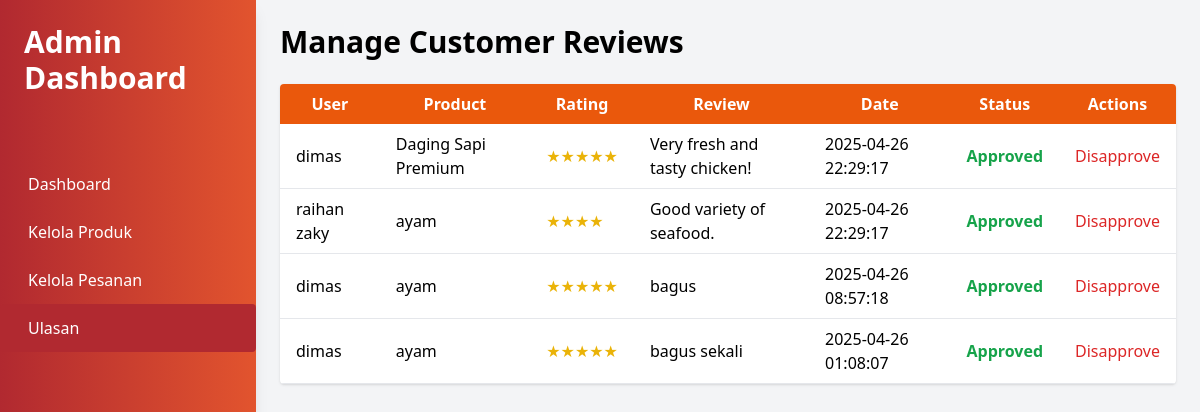
Screenshot of /apm/admin/kelola_ulasan.php (signed in) with the database file from the repository.
### tables this page shows
CREATE TABLE `reviews` (
  `id` int(11) NOT NULL,
  `order_id` int(11) DEFAULT NULL,
  `user_id` int(11) DEFAULT NULL,
  `product_id` int(11) DEFAULT NULL,
  `rating` int(11) DEFAULT NULL,
  `review` text DEFAULT NULL,
  `created_at` datetime DEFAULT current_timestamp(),
  `is_approved` tinyint(1) DEFAULT 0
);

CREATE TABLE `users` (
  `id` int(11) NOT NULL,
  `name` varchar(100) DEFAULT NULL,
  `username` varchar(50) DEFAULT NULL,
  `email` varchar(100) DEFAULT NULL,
  `phone` varchar(20) DEFAULT NULL,
  `password` varchar(255) DEFAULT NULL,
  `role` varchar(10) DEFAULT 'user'
);

CREATE TABLE `products` (
  `id` int(11) NOT NULL,
  `name` varchar(100) DEFAULT NULL,
  `description` text DEFAULT NULL,
  `price` int(11) DEFAULT NULL,
  `image` varchar(255) DEFAULT NULL,
  `category` varchar(100) NOT NULL DEFAULT 'Uncategorized'
);

### apm/admin/kelola_ulasan.php (the view, shortened to what this page needs)
<?php
include '../db_connect.php';
$reviews = $conn->query("
    SELECT r.id, r.rating, r.review, r.is_approved, r.created_at, u.name AS user_name, p.name AS product_name
    FROM reviews r
    JOIN users u ON r.user_id = u.id
    JOIN products p ON r.product_id = p.id
    ORDER BY r.created_at DESC
");
?>
<!DOCTYPE html>
<html lang="en">
<head>
    <script src="https://cdn.tailwindcss.com"></script>
</head>
<body class="bg-gray-100">
    <div class="flex min-h-screen">
        <div class="w-64 bg-gradient-to-r from-[#B12930] to-[#e2542e] text-white shadow-lg">
            <div class="p-6">
                <h1 class="text-3xl font-bold">Admin Dashboard</h1>
            </div>
            <nav class="mt-10">
                <a class="block py-3 px-4 rounded transition duration-200 hover:bg-[#B12930]" href="dashboard.php">
                    <i class="fas fa-tachometer-alt mr-3"></i> Dashboard
                </a>
                <a class="block py-3 px-4 rounded transition duration-200 hover:bg-[#B12930]" href="kelola_produk.php">
                    <i class="fas fa-box mr-3"></i> Kelola Produk
                </a>
                <a class="block py-3 px-4 rounded transition duration-200 hover:bg-[#B12930]" href="kelola_pesanan.php">
                    <i class="fas fa-shopping-cart mr-3"></i> Kelola Pesanan
                </a>
                <a class="block py-3 px-4 rounded transition duration-200 bg-[#B12930]" href="kelola_ulasan.php">
                    <i class="fas fa-comments mr-3"></i> Ulasan
                </a>
            </nav>
        </div>
        <div class="flex-1 p-6">
            <h1 class="text-3xl font-bold mb-6">Manage Customer Reviews</h1>
            <table class="min-w-full bg-white rounded shadow overflow-hidden">
                <thead class="bg-orange-600 text-white">
                    <tr>
                        <th class="px-4 py-2">User</th>
                        <th class="px-4 py-2">Product</th>
                        <th class="px-4 py-2">Rating</th>
                        <th class="px-4 py-2">Review</th>
                        <th class="px-4 py-2">Date</th>
                        <th class="px-4 py-2">Status</th>
                        <th class="px-4 py-2">Actions</th>
                    </tr>
                </thead>
                <tbody>
                    <?php while ($row = $reviews->fetch_assoc()): ?>
                    <tr class="border-b">
                        <td class="px-4 py-2"><?= htmlspecialchars($row['user_name']) ?></td>
                        <td class="px-4 py-2"><?= htmlspecialchars($row['product_name']) ?></td>
                        <td class="px-4 py-2 text-yellow-500"><?= str_repeat('★', (int)$row['rating']) ?></td>
                        <td class="px-4 py-2"><?= htmlspecialchars($row['review']) ?></td>
                        <td class="px-4 py-2"><?= htmlspecialchars($row['created_at']) ?></td>
                        <td class="px-4 py-2">
                            <?php if ($row['is_approved']): ?>
                                <span class="text-green-600 font-semibold">Approved</span>
                            <?php else: ?>
                                <span class="text-red-600 font-semibold">Pending</span>
                            <?php endif; ?>
                        </td>
                        <td class="px-4 py-2">
                            <?php if (!$row['is_approved']): ?>
                                <a href="?action=approve&id=<?= $row['id'] ?>" class="text-green-600 hover:underline">Approve</a>
                            <?php else: ?>
                                <a href="?action=disapprove&id=<?= $row['id'] ?>" class="text-red-600 hover:underline">Disapprove</a>
                            <?php endif; ?>
                        </td>
                    </tr>
                    <?php endwhile; ?>
                </tbody>
            </table>
        </div>
    </div>
</body>
</html>

### rows the page displays
reviews: user.name "dimas", product.name "Daging Sapi Premium", rating "★★★★★", review "Very fresh and tasty chicken!", created_at "2025-04-26 22:29:17", is_approved "Approved"
reviews: user.name "raihan zaky", product.name "ayam", rating "★★★★", review "Good variety of seafood.", created_at "2025-04-26 22:29:17", is_approved "Approved"
reviews: user.name "dimas", product.name "ayam", rating "★★★★★", review "bagus", created_at "2025-04-26 08:57:18", is_approved "Approved"
reviews: user.name "dimas", product.name "ayam", rating "★★★★★", review "bagus sekali", created_at "2025-04-26 01:08:07", is_approved "Approved"
